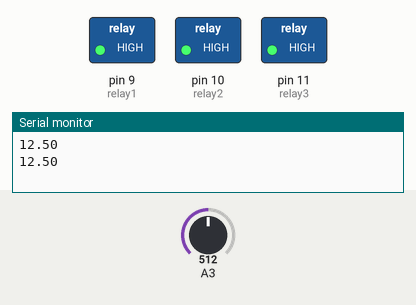
Simulated run of this sketch. Board: Arduino Uno, built with avr-gcc and run on an emulated ATmega328P. Shown: switched loads named in the sketch (green lamp = pin HIGH), the last lines printed to the serial monitor. Inputs (shaded band) come from the test bench; at power-on: A3 = 512.

Above: at 2.8 s.
2.9 s: A3 set to 343
5.6 s: A3 set to 315
At 7.2 s:
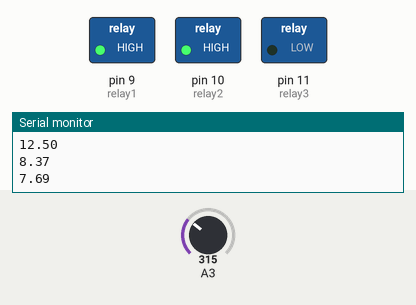
8.3 s: A3 set to 182
11.2 s: A3 set to 148
At 13.1 s:
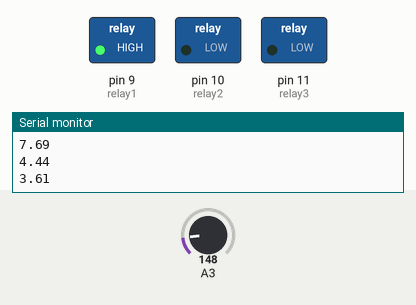
13.9 s: A3 set to 45
16.6 s: A3 set to 37
At 18.9 s:
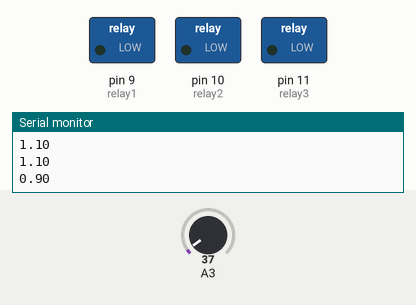
Timing chart, 0 to 20.4 s (numbered marks = the images above; inputs shaded):
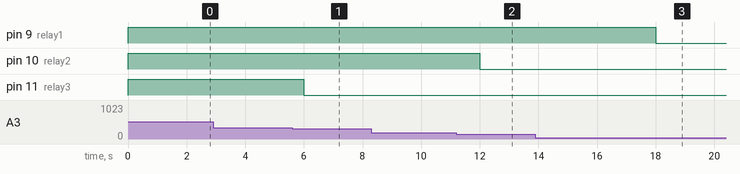

Measured:
- the behaviour switches between 328 and 327 on A3 (found by bisection; images 0 and 1)
- the behaviour switches between 164 and 163 on A3 (found by bisection; images 1 and 2)
- the behaviour switches between 41 and 40 on A3 (found by bisection; images 2 and 3)
- after the input at 5.6 s, pin 11 (relay3): HIGH → LOW after 0.40 s
- after the input at 11.2 s, pin 10 (relay2): HIGH → LOW after 0.80 s
- after the input at 16.6 s, pin 9 (relay1): HIGH → LOW after 1.4 s

The sketch:

load_copy_.ino
```cpp
const int relay1 = 9;
const int relay2 = 10;
const int relay3 = 11;

void setup(){
  Serial.begin(9600);
  pinMode(relay1,OUTPUT);
  pinMode(relay2,OUTPUT);
  pinMode(relay3,OUTPUT);

}
void loop(){
  float val1 = analogRead(A3);
  float val2 = (val1/40.97);

  if(val2 >=1&&val2<=4){
    digitalWrite(relay1,HIGH);
    digitalWrite(relay2,LOW);
    digitalWrite(relay3,LOW);
  }
  if(val2>=4&&val2<=8){
    digitalWrite(relay1,HIGH);
    digitalWrite(relay2,HIGH);
    digitalWrite(relay3,LOW);
  }
  if(val2>=9){
    digitalWrite(relay1,HIGH);
    digitalWrite(relay2,HIGH);
    digitalWrite(relay3,HIGH);
  }
  if(val2<1){
    digitalWrite(relay1,LOW);
    digitalWrite(relay2,LOW);
    digitalWrite(relay3,LOW);
 }
  Serial.println(val2);
  delay(2000);

}
```
